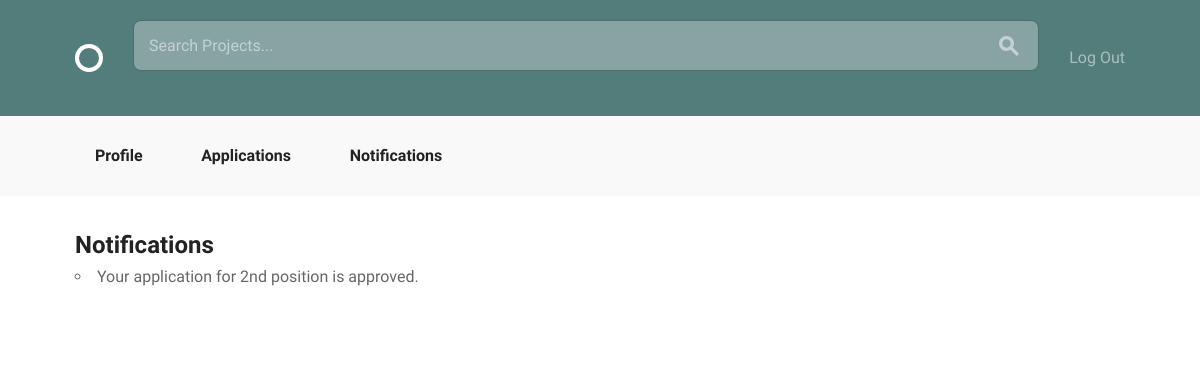
The page /projects/notification/ (signed in) on the database as committed earlier.
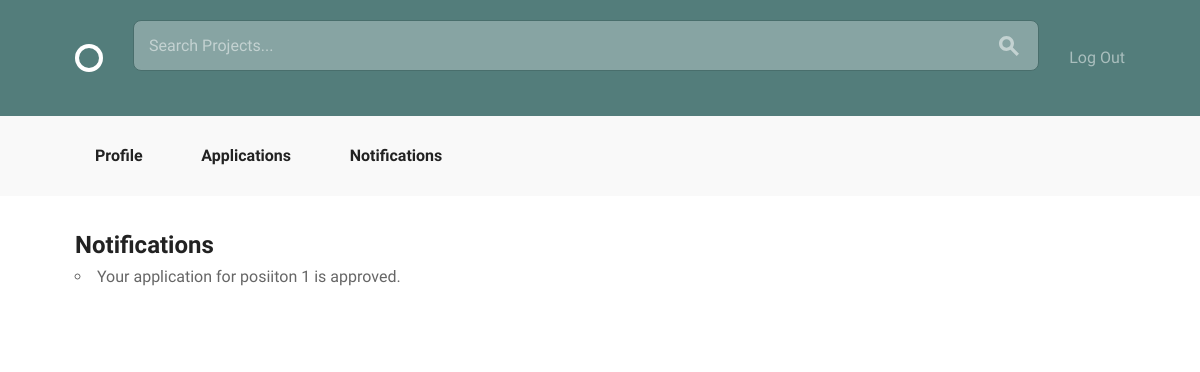
The same page on the database as committed later.
### projects/models.py (models this page shows, shortened)
class Notification(models.Model):
    user = models.ForeignKey(
        settings.AUTH_USER_MODEL,
        related_name="notification"
    )
    application = models.ForeignKey(Application)
    message = models.CharField(max_length=50)

### projects/views.py (the view)
def notification(request):
    try:
        notifications = models.Notification.objects.filter(user=request.user)
    except ObjectDoesNotExist:
        messages.warning(request, "There is no notification.")
    else:
        return render(request, "projects/notification.html",
                    {'notifications': notifications })

### projects/templates/projects/notification.html
{% extends "layout.html" %}
{% load static from staticfiles %}
{% block body_content %}
<div class="bounds circle--page">
    <div class="circle--page--header grid-100">
        <h2>Notifications</h2>
        <ul>
            {% for notification in notifications %}
                <li>{{ notification.message }}</li>
            {% endfor %}
        </ul>
    </div>
</div>
{% endblock %}

Rows that differ between the two databases and show on the page:
removed Notification: message "Your application for 2nd position is approved."
added Notification: message "Your application for posiiton 1 is approved."
